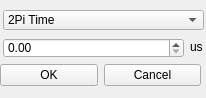
<?xml version="1.0" encoding="UTF-8"?>
<ui version="4.0">
 <class>Form</class>
 <widget class="QWidget" name="Form">
  <property name="geometry">
   <rect>
    <x>0</x>
    <y>0</y>
    <width>206</width>
    <height>98</height>
   </rect>
  </property>
  <property name="windowTitle">
   <string>Form</string>
  </property>
  <widget class="QDoubleSpinBox" name="PiTimeSpinBox">
   <property name="geometry">
    <rect>
     <x>3</x>
     <y>38</y>
     <width>181</width>
     <height>20</height>
    </rect>
   </property>
  </widget>
  <widget class="QComboBox" name="comboBox">
   <property name="geometry">
    <rect>
     <x>3</x>
     <y>10</y>
     <width>201</width>
     <height>20</height>
    </rect>
   </property>
   <item>
    <property name="text">
     <string>2Pi Time</string>
    </property>
   </item>
   <item>
    <property name="text">
     <string>Pi Time</string>
    </property>
   </item>
   <item>
    <property name="text">
     <string>Pi/2 Time</string>
    </property>
   </item>
  </widget>
  <widget class="QLabel" name="label">
   <property name="geometry">
    <rect>
     <x>190</x>
     <y>39</y>
     <width>16</width>
     <height>16</height>
    </rect>
   </property>
   <property name="text">
    <string>us</string>
   </property>
  </widget>
  <widget class="QWidget" name="horizontalLayoutWidget">
   <property name="geometry">
    <rect>
     <x>0</x>
     <y>60</y>
     <width>201</width>
     <height>31</height>
    </rect>
   </property>
   <layout class="QHBoxLayout" name="horizontalLayout_2">
    <item>
     <widget class="QPushButton" name="okButton">
      <property name="text">
       <string>OK</string>
      </property>
     </widget>
    </item>
    <item>
     <widget class="QPushButton" name="cancelButton">
      <property name="text">
       <string>Cancel</string>
      </property>
     </widget>
    </item>
   </layout>
  </widget>
 </widget>
 <resources/>
 <connections>
  <connection>
   <sender>cancelButton</sender>
   <signal>clicked()</signal>
   <receiver>Form</receiver>
   <slot>close()</slot>
   <hints>
    <hint type="sourcelabel">
     <x>151</x>
     <y>75</y>
    </hint>
    <hint type="destinationlabel">
     <x>102</x>
     <y>48</y>
    </hint>
   </hints>
  </connection>
 </connections>
</ui>
